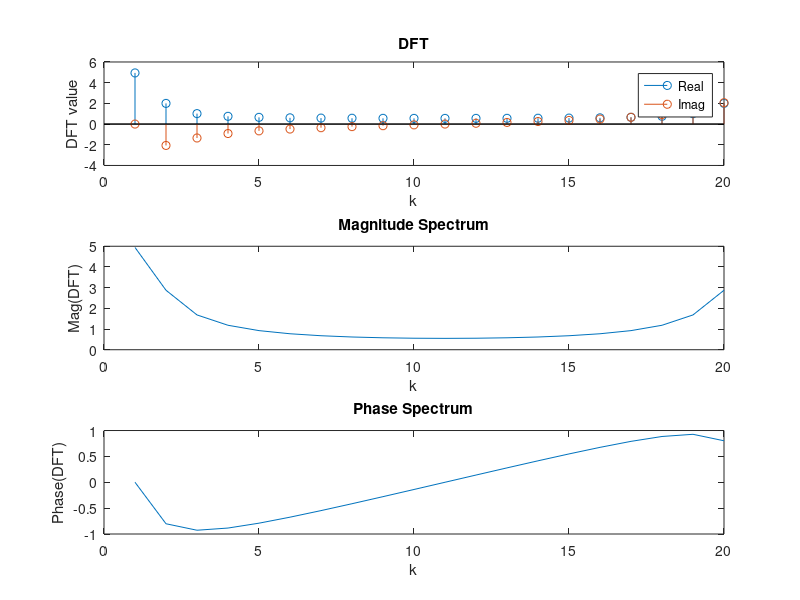

This figure's MATLAB source:
clearvars

N = 20;
x = zeros(1, N);
for n = 0:N-1
    x(n+1) = (0.8)^n;
end

X = fft(x, N);

figure;
subplot(3, 1, 1);
stem(real(X));
hold on;
stem(imag(X));
title("DFT");
xlabel("k");
ylabel("DFT value");
legend("Real", "Imag", "location", "northeast");
subplot(3, 1, 2);
plot(abs(X));
title("Magnitude Spectrum");
xlabel("k");
ylabel("Mag(DFT)");
subplot(3, 1, 3);
plot(angle(X));
title("Phase Spectrum");
xlabel("k");
ylabel("Phase(DFT)");